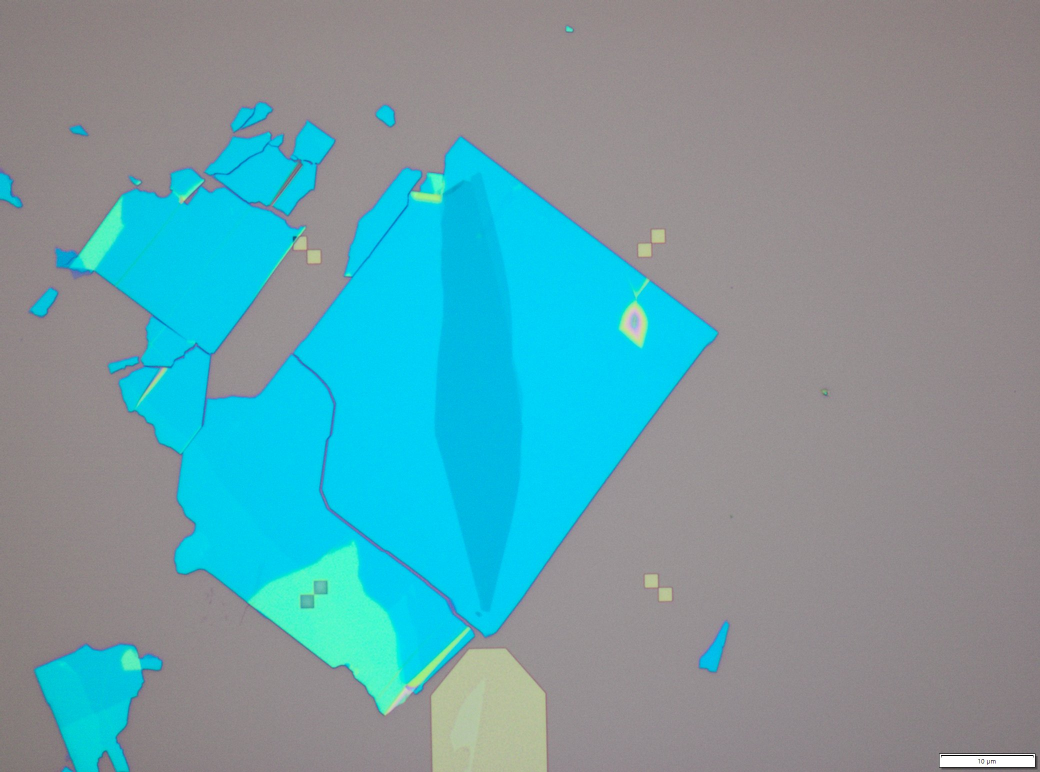
#> input picture tests_resources/ml08/bottom_part.jpg, 2080 x 1544 px (shown at 1/2 size)
$ python graphite.py --image ../../../../../tests_resources/ml08/bottom_part.jpg --pixel-size 1.0 --output-dir out
#> lines starting #> are read from the running program, lines starting #| are printed output that depends on the picture; after the words box and inside, x2 and y2 are one past the last pixel; in counts of white or black regions, pixels touching at a corner belong together
### skills/nanodevice/flakedetect/scripts/core.py
#!/usr/bin/env python
"""Shared utilities for the nanodevice:flakedetect workflow.

Morphological helpers, contour smoothing, image manipulation, affine warp
utilities, and the Chamfer+containment cost function used across all
sub-skills (align, detect, combine).
"""

import math

import cv2
import numpy as np


# ---------------------------------------------------------------------------
# Morphological helpers
# ---------------------------------------------------------------------------

def morph_clean(mask, close_k=9, open_k=9):
    """Morphological close then open.

    Close fills small gaps and bridges narrow breaks, open removes small
    noise blobs. Combined, this produces a cleaner binary mask while
    preserving the overall shape.

    Args:
        mask: Binary mask (uint8, 0 or 255).
        close_k: Kernel size for morphological closing.
        open_k: Kernel size for morphological opening.

    Returns:
        Cleaned binary mask (uint8, 0 or 255).
    """
    if close_k > 0:
        k_close = cv2.getStructuringElement(cv2.MORPH_ELLIPSE, (close_k, close_k))
        mask = cv2.morphologyEx(mask, cv2.MORPH_CLOSE, k_close)
    if open_k > 0:
        k_open = cv2.getStructuringElement(cv2.MORPH_ELLIPSE, (open_k, open_k))
        mask = cv2.morphologyEx(mask, cv2.MORPH_OPEN, k_open)
    return mask


def flood_fill_holes(mask):
    """Fill interior holes in a binary mask.

    Performs flood fill from the top-left corner on the inverted mask,
    then unions with the original to fill all enclosed holes.

    Args:
        mask: Binary mask (uint8, 0 or 255).

    Returns:
        Mask with interior holes filled (uint8, 0 or 255).
    """
    h, w = mask.shape[:2]
    flood = mask.copy()
    fill_mask = np.zeros((h + 2, w + 2), dtype=np.uint8)
    cv2.floodFill(flood, fill_mask, (0, 0), 255)
    # Invert: holes that were NOT reached by flood from corner
    holes = cv2.bitwise_not(flood)
    return cv2.bitwise_or(mask, holes)


def keep_largest_n(mask, n=1, min_area=0):
    """Keep the N largest connected components by area.

    Args:
        mask: Binary mask (uint8, 0 or 255).
        n: Number of largest components to keep.
        min_area: Minimum pixel area to consider a component.

    Returns:
        Mask containing only the N largest qualifying components
        (uint8, 0 or 255).
    """
    num_labels, labels, stats, _ = cv2.connectedComponentsWithStats(
        mask, connectivity=8
    )
    # stats columns: x, y, w, h, area. Label 0 is background.
    areas = []
    for i in range(1, num_labels):
        area = stats[i, cv2.CC_STAT_AREA]
        if area >= min_area:
            areas.append((area, i))

    if not areas:
        return np.zeros_like(mask)

    # Sort by area descending, keep top n
    areas.sort(key=lambda x: x[0], reverse=True)
    keep_ids = {label_id for _, label_id in areas[:n]}

    result = np.zeros_like(mask)
    for label_id in keep_ids:
        result[labels == label_id] = 255
    return result


# [15 lines left out: function mask_centroid, not called in this run]


# ---------------------------------------------------------------------------
# Image helpers
# ---------------------------------------------------------------------------

def desaturate(image, factor=0.4):
    """Desaturate an image for use as a contour overlay background.

    Args:
        image: BGR image (uint8).
        factor: Saturation multiplier (0=grayscale, 1=original).

    Returns:
        Desaturated BGR image (uint8).
    """
    hsv = cv2.cvtColor(image, cv2.COLOR_BGR2HSV).astype(np.float32)
    hsv[:, :, 1] *= factor
    hsv = np.clip(hsv, 0, 255).astype(np.uint8)
    return cv2.cvtColor(hsv, cv2.COLOR_HSV2BGR)


# ---------------------------------------------------------------------------
# Contour smoothing
# ---------------------------------------------------------------------------

# [167 lines left out: functions smooth_contour_polygon, smooth_contour_gaussian, smooth_material, make_warp, warp_contour, invert_warp, not called in this run]


# ---------------------------------------------------------------------------
# Chamfer + containment cost function
# ---------------------------------------------------------------------------

class ChamferAligner:
    """Chamfer distance + containment cost function for cross-substrate alignment.

    Encapsulates the proven v8 cost function recipe: forward Chamfer squared +
    heavy containment penalty + out-of-bounds penalty.  Used by both sweep.py
    (coarse rotation search) and refine.py (fine optimization).

    Usage:
        aligner = ChamferAligner(source_contour, source_mask,
                                 footprint_contour, footprint_mask)
        cost = aligner.cost([rot_deg, scale, dx, dy])
        metrics = aligner.evaluate([rot_deg, scale, dx, dy])
    """

    # [144 lines left out: functions __init__, cost, evaluate, not called in this run]


# ---------------------------------------------------------------------------
# Material color palette (BGR) — shared by overlay and commit scripts
# ---------------------------------------------------------------------------

MATERIAL_COLORS = {
    "top_hBN": (0, 200, 0),       # green
    "graphene": (0, 0, 255),       # red (BGR)
    "bottom_hBN": (255, 100, 0),   # blue-ish
    "graphite": (0, 200, 255),     # yellow (BGR)
}

# Default layer assignments
LAYER_MAP = {
    "top_hBN": "10/0",
    "graphene": "11/0",
    "bottom_hBN": "12/0",
    "graphite": "13/0",
}

# Default stack order (top to bottom)
STACK_ORDER = ["top_hBN", "graphene", "bottom_hBN", "graphite"]

### skills/nanodevice/flakedetect/detect/scripts/graphite.py
#!/usr/bin/env python
"""Detect graphite strip from bottom_part image via K-means sub-clustering.

The bottom_part image shows hBN with a graphite strip. Graphite appears
as a distinctly darker region within the hBN flake. Detection first
isolates the hBN flake region, then sub-clusters within it in LAB color
space and selects the darkest sub-cluster as graphite.

Two-pass workflow (same pattern as graphene and align sweep):
  1. First run: isolate hBN flake, sub-cluster, auto-select darkest,
     save candidate images for each sub-cluster so the agent can review.
  2. If agent disagrees: re-run with --cluster-id to pick the correct one.

Usage:
    # First pass: auto-detect + save candidates for review
    conda run -n base python graphite.py \
        --image <bottom_part.jpg> \
        --pixel-size <um/px> \
        --output-dir <path>

    # Second pass: agent picks correct cluster after vision review
    conda run -n base python graphite.py \
        --image <bottom_part.jpg> \
        --pixel-size <um/px> \
        --cluster-id 0 \
        --output-dir <path>
"""

import argparse
import json
import os
import sys

sys.path.insert(0, os.path.join(os.path.dirname(__file__), '..', '..', 'scripts'))

import cv2
import numpy as np
from sklearn.cluster import KMeans

from core import morph_clean, flood_fill_holes, keep_largest_n, desaturate


def detect_graphite(image, n_sub_clusters=4, min_area=5000, cluster_id=None):
    """Detect graphite strip via K-means sub-clustering within hBN flake.

    Args:
        image: BGR image of bottom_part.
        n_sub_clusters: Number of sub-clusters within flake.
        min_area: Minimum pixel area for a graphite candidate.
        cluster_id: If set, use this specific sub-cluster (agent override).

    Returns:
        dict with graphite_mask, graphite_contour, hbn_mask,
              sub_cluster_masks, sub_cluster_stats, selected_id.
    """
    h, w = image.shape[:2]

    # Step 1: Isolate hBN flake region (saturated blue-ish)
    hsv = cv2.cvtColor(image, cv2.COLOR_BGR2HSV)
    h_chan = hsv[:, :, 0].astype(np.float32)
    s_chan = hsv[:, :, 1].astype(np.float32)

    hbn_mask = np.zeros((h, w), dtype=np.uint8)
    hbn_cond = (s_chan > 60) & (h_chan > 70) & (h_chan < 130)
    hbn_mask[hbn_cond] = 255
    hbn_mask = morph_clean(hbn_mask, close_k=15, open_k=9)
    hbn_mask = keep_largest_n(hbn_mask, n=1, min_area=10000)
    hbn_mask = flood_fill_holes(hbn_mask)

    if hbn_mask.sum() == 0:
        return {"graphite_mask": np.zeros((h, w), dtype=np.uint8),
                "graphite_contour": None, "hbn_mask": hbn_mask,
                "sub_cluster_masks": [], "sub_cluster_stats": [],
                "selected_id": None}

    # Step 2: Sub-cluster WITHIN the hBN flake in LAB space
    lab = cv2.cvtColor(image, cv2.COLOR_BGR2LAB)
    flake_pixels = lab[hbn_mask > 0].reshape(-1, 3).astype(np.float32)
    flake_coords = np.argwhere(hbn_mask > 0)  # (row, col) pairs

    if len(flake_pixels) < n_sub_clusters:
        return {"graphite_mask": np.zeros((h, w), dtype=np.uint8),
                "graphite_contour": None, "hbn_mask": hbn_mask,
                "sub_cluster_masks": [], "sub_cluster_stats": [],
                "selected_id": None}

    sub_km = KMeans(n_clusters=n_sub_clusters, n_init=10, random_state=42)
    sub_labels = sub_km.fit_predict(flake_pixels)

    # Build per-sub-cluster masks and stats
    sub_cluster_masks = []
    sub_cluster_stats = []
    for i in range(n_sub_clusters):
        mask_i = np.zeros((h, w), dtype=np.uint8)
        for idx, (r, c) in enumerate(flake_coords):
            if sub_labels[idx] == i:
                mask_i[r, c] = 255

        area_px = int((mask_i > 0).sum())
        l_center = float(sub_km.cluster_centers_[i, 0])
        a_center = float(sub_km.cluster_centers_[i, 1])
        b_center = float(sub_km.cluster_centers_[i, 2])

        sub_cluster_masks.append(mask_i)
        sub_cluster_stats.append({
            "id": i, "L": l_center, "a": a_center, "b": b_center,
            "area_px": area_px,
        })

    # Select cluster
    if cluster_id is not None:
        selected_id = cluster_id
    else:
        # Auto: darkest sub-cluster by L-channel center
        selected_id = int(np.argmin(sub_km.cluster_centers_[:, 0]))

    # Build graphite mask from selected sub-cluster
    graphite_mask = sub_cluster_masks[selected_id].copy()
    graphite_mask = morph_clean(graphite_mask, close_k=7, open_k=3)
    graphite_mask = keep_largest_n(graphite_mask, n=1, min_area=min_area)
    graphite_mask = flood_fill_holes(graphite_mask)

    # Extract contour
    contours, _ = cv2.findContours(
        graphite_mask, cv2.RETR_EXTERNAL, cv2.CHAIN_APPROX_SIMPLE)
    graphite_contour = max(contours, key=cv2.contourArea) if contours else None

    return {
        "graphite_mask": graphite_mask,
        "graphite_contour": graphite_contour,
        "hbn_mask": hbn_mask,
        "sub_cluster_masks": sub_cluster_masks,
        "sub_cluster_stats": sub_cluster_stats,
        "selected_id": selected_id,
    }


def draw_candidates_grid(image, sub_cluster_masks, sub_cluster_stats,
                         selected_id):
    """Draw a grid showing each sub-cluster candidate for agent review."""
    n = len(sub_cluster_masks)
    h, w = image.shape[:2]

    candidate_colors = [
        (0, 200, 255),  # yellow (graphite default)
        (0, 255, 0),    # green
        (0, 0, 255),    # red
        (255, 0, 0),    # blue
        (255, 0, 255),  # magenta
    ]

    panels = []
    for i in range(n):
        panel = desaturate(image, factor=0.3)
        mask_i = sub_cluster_masks[i]
        contours, _ = cv2.findContours(mask_i, cv2.RETR_EXTERNAL,
                                       cv2.CHAIN_APPROX_SIMPLE)
        color = candidate_colors[i % len(candidate_colors)]

        # Fill with semi-transparent color
        overlay = panel.copy()
        cv2.drawContours(overlay, contours, -1, color, -1)
        panel = cv2.addWeighted(overlay, 0.4, panel, 0.6, 0)
        cv2.drawContours(panel, contours, -1, color, 2)

        s = sub_cluster_stats[i]
        marker = " [AUTO]" if i == selected_id else ""
        label = f"c{i}: L={s['L']:.0f} area={s['area_px']}px{marker}"
        cv2.putText(panel, label, (10, 30), cv2.FONT_HERSHEY_SIMPLEX,
                    0.7, (255, 255, 255), 2, cv2.LINE_AA)
        panels.append(panel)

    # Stack horizontally (or 2-row grid for >3)
    if n <= 3:
        grid = np.hstack(panels)
    else:
        row1 = np.hstack(panels[:(n + 1) // 2])
        row2_panels = panels[(n + 1) // 2:]
        while len(row2_panels) < (n + 1) // 2:
            row2_panels.append(np.zeros_like(panels[0]))
        row2 = np.hstack(row2_panels)
        if row1.shape[1] != row2.shape[1]:
            diff = row1.shape[1] - row2.shape[1]
            if diff > 0:
                row2 = np.hstack(
                    [row2, np.zeros((h, diff, 3), dtype=np.uint8)])
            else:
                row1 = np.hstack(
                    [row1, np.zeros((h, -diff, 3), dtype=np.uint8)])
        grid = np.vstack([row1, row2])

    return grid


def main():
    parser = argparse.ArgumentParser(
        description="Detect graphite strip from bottom_part image "
                    "(K-means sub-clustering within hBN flake)")
    parser.add_argument("--image", required=True,
                        help="Source image (bottom_part)")
    parser.add_argument("--pixel-size", type=float, required=True,
                        help="Microns per pixel")
    parser.add_argument("--output-dir", required=True,
                        help="Output directory")
    parser.add_argument("--n-sub-clusters", type=int, default=4,
                        help="Sub-cluster count within hBN flake (default: 4)")
    parser.add_argument("--min-area", type=int, default=5000,
                        help="Min graphite area in pixels (default: 5000)")
    parser.add_argument("--cluster-id", type=int, default=None,
                        help="Agent override: use this sub-cluster ID "
                             "as graphite (after reviewing candidates)")
    args = parser.parse_args()

    image_path = os.path.abspath(os.path.expanduser(args.image))
    image = cv2.imread(image_path)
#> image is the input picture: shape (1544, 2080, 3); mean B, G, R 165, 157.1, 109.8
    if image is None:
        print(f"ERROR: cannot read image: {image_path}", file=sys.stderr)
        sys.exit(1)

    os.makedirs(args.output_dir, exist_ok=True)

    result = detect_graphite(image, n_sub_clusters=args.n_sub_clusters,
                             min_area=args.min_area,
                             cluster_id=args.cluster_id)
#> call 2 of keep_largest_n, with n = 1, min_area = 5000
#> after the loop in keep_largest_n (call 2), `for label_id in keep_ids:`:
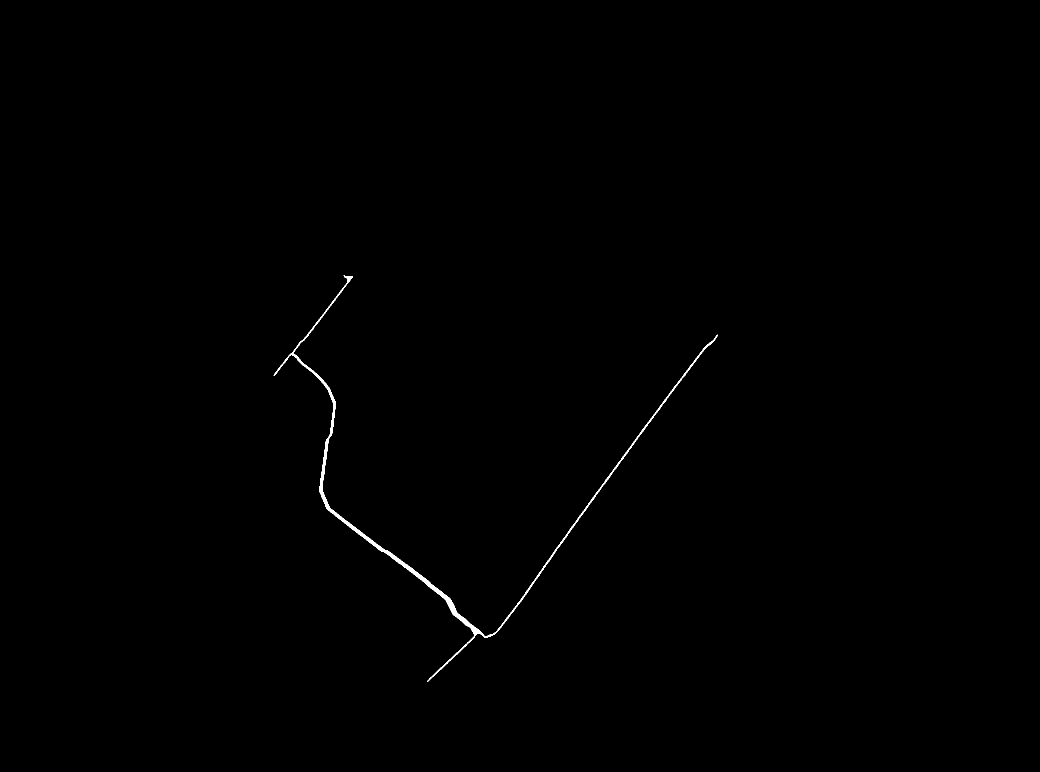
#> result: shape (1544, 2080) (shown at 1/2 size); 0.26% white; 1 white region
#> result = 6 items

    # Always save candidate grid for agent vision review
    if result["sub_cluster_masks"]:
        grid = draw_candidates_grid(
            image, result["sub_cluster_masks"],
            result["sub_cluster_stats"], result["selected_id"])
#> in draw_candidates_grid, `n = len(sub_cluster_masks)`: n = 4
#> after the loop in draw_candidates_grid, `for i in range(n):`:
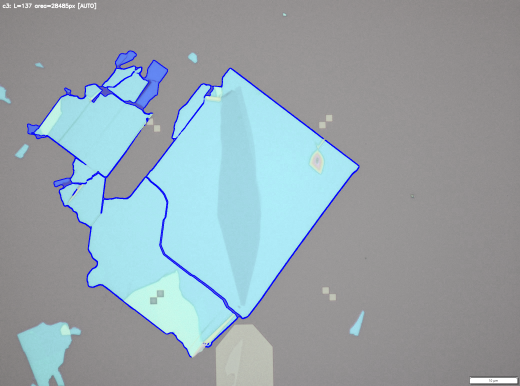
#> panel: shape (1544, 2080, 3) (shown at 1/4 size); mean B, G, R 170.4, 164.3, 150.8
#> after the loop in draw_candidates_grid, `for i in range(n):`: panels = 4 items
#> in draw_candidates_grid, `row1 = np.hstack(panels[:(n + 1) // 2])`:
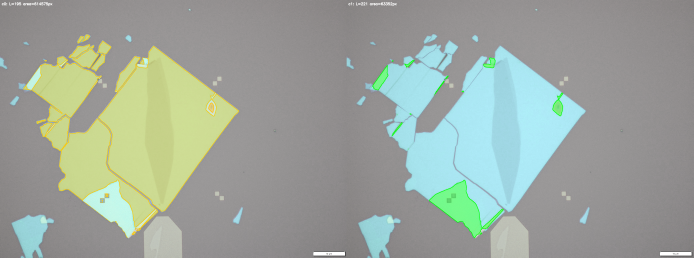
#> row1: shape (1544, 4160, 3) (shown at 1/6 size); mean of channels 0, 1, 2 156.3, 165.7, 156.4; drawn as B, G, R
#> in draw_candidates_grid, `row2_panels = panels[(n + 1) // 2:]`: row2_panels = 2 items
#> in draw_candidates_grid, `grid = np.vstack([row1, row2])`:
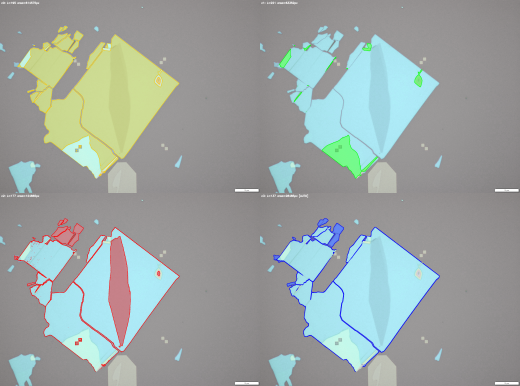
#> grid: shape (3088, 4160, 3) (shown at 1/8 size); mean of channels 0, 1, 2 161.4, 164, 154.9; drawn as B, G, R
        cv2.imwrite(os.path.join(args.output_dir,
                                 "00_graphite_candidates.png"), grid)

    # Print sub-cluster stats for agent
    print("Sub-cluster stats (sorted by L, darkest first):")
    sorted_stats = sorted(result["sub_cluster_stats"],
                          key=lambda s: s["L"])
#> sorted_stats = 4 items
    for s in sorted_stats:
        marker = " <-- selected" if s["id"] == result["selected_id"] else ""
        print(f"  c{s['id']}: L={s['L']:.0f} a={s['a']:.0f} "
              f"b={s['b']:.0f} area={s['area_px']}px{marker}")
#> this loop made 4 passes
#> marker on passes 1 to 4: ' <-- selected', '', '', ''
#> (printed output is left out)

    if result["graphite_contour"] is None:
        print("ERROR: no graphite strip found", file=sys.stderr)
        print("Review 00_graphite_candidates.png and re-run with "
              "--cluster-id <N>", file=sys.stderr)
        sys.exit(1)

    contour = result["graphite_contour"]
#> contour = contour of 1484 points, box (x1, y1, x2, y2) (547, 550, 1436, 1364), area 6764
    mask = result["graphite_mask"]

    area_px = int((mask > 0).sum())
#> area_px = 8343
    area_um2 = round(area_px * args.pixel_size * args.pixel_size, 2)
#> area_um2 = 8343

    # Save mask
    cv2.imwrite(os.path.join(args.output_dir, "graphite_mask.png"), mask)

    # Save contour as (N,2) float64
    contour_2d = contour.reshape(-1, 2).astype(np.float64)
#> contour_2d = 1484 pairs, first value 547 to 1435, second value 550 to 1363
    np.save(os.path.join(args.output_dir, "graphite_contour.npy"), contour_2d)

    # Diagnostic overlay
    diag = desaturate(image, factor=0.4)
    cv2.drawContours(diag, [contour], -1, (0, 200, 255), 2)  # yellow BGR
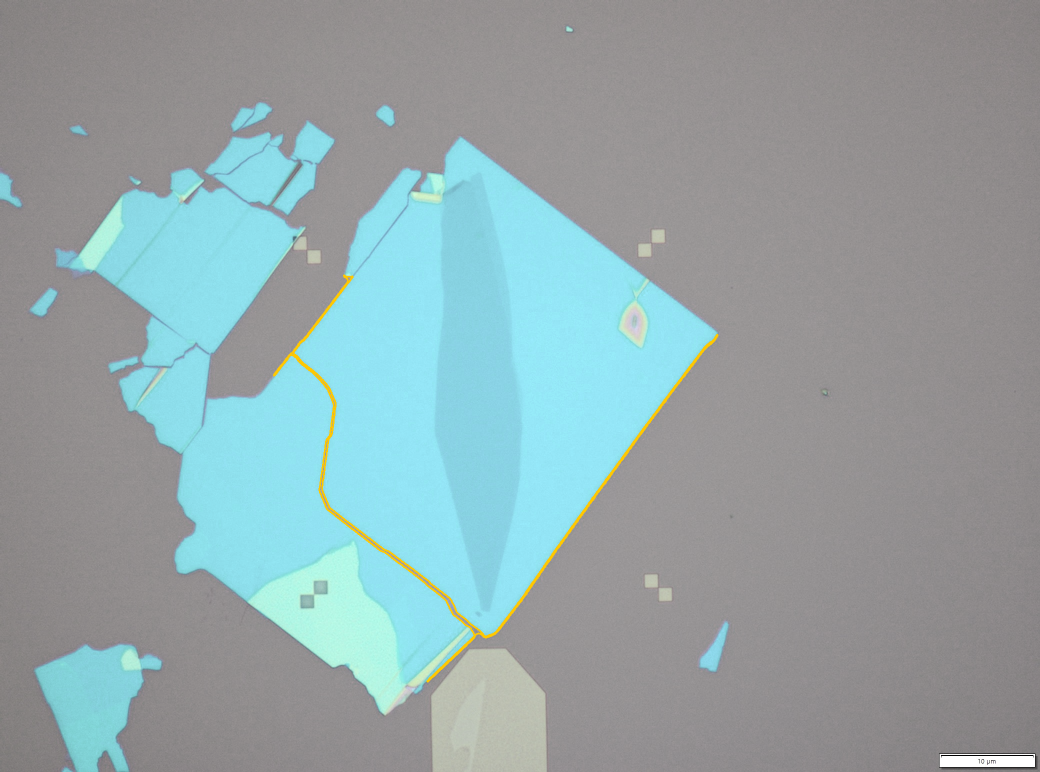
#> diag: shape (1544, 2080, 3) (shown at 1/2 size); mean B, G, R 167.8, 165.3, 147.1
    cv2.imwrite(os.path.join(args.output_dir, "01_graphite_on_bottom.png"),
                diag)

    # Result sidecar JSON
    with open(os.path.join(args.output_dir, "graphite_result.json"), "w") as f:
        json.dump({"area_px": area_px, "area_um2": area_um2,
                    "cluster_id": result["selected_id"]}, f, indent=2)

    _, _, bw, bh = cv2.boundingRect(contour)
#> bw = 889; bh = 814
    aspect = max(bw, bh) / max(min(bw, bh), 1)
#> aspect = 1.09
    print(f"\nOK: graphite strip detected (sub-cluster {result['selected_id']})")
#| OK: graphite strip detected (sub-cluster 3)
    print(f"  Area: {area_px} px ({area_um2} um²)")
#|   Area: 8343 px (8343.0 um²)
    print(f"  Bounding box: {bw} x {bh} (aspect {aspect:.1f})")
#|   Bounding box: 889 x 814 (aspect 1.1)
    print(f"  Contour points: {len(contour_2d)}")
#|   Contour points: 1484
    print(f"  Outputs: {args.output_dir}")
    if args.cluster_id is None:
        print(f"\n  To override: re-run with --cluster-id <N> after "
              f"reviewing 00_graphite_candidates.png")


if __name__ == "__main__":
    main()
